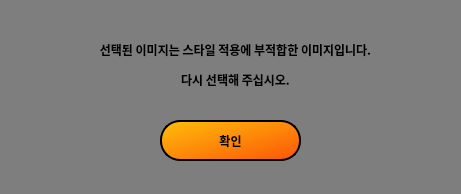
<?xml version="1.0" encoding="UTF-8"?>
<ui version="4.0">
 <class>error1</class>
 <widget class="QWidget" name="error1">
  <property name="geometry">
   <rect>
    <x>0</x>
    <y>0</y>
    <width>461</width>
    <height>194</height>
   </rect>
  </property>
  <property name="windowTitle">
   <string>Error1</string>
  </property>
  <property name="styleSheet">
   <string notr="true">background-color:rgb(126, 126, 126)
</string>
  </property>
  <widget class="QPushButton" name="pushButton">
   <property name="geometry">
    <rect>
     <x>160</x>
     <y>120</y>
     <width>141</width>
     <height>41</height>
    </rect>
   </property>
   <property name="font">
    <font>
     <family>Noto Sans KR</family>
     <weight>75</weight>
     <bold>true</bold>
    </font>
   </property>
   <property name="styleSheet">
    <string notr="true">QPushButton{

	background-color: qlineargradient(spread:pad, x1:0, y1:0, x2:1, y2:1, stop:0 rgba(255, 190, 11, 255), stop:1 rgba(251, 86, 7, 255));
	border-radius: 20px;
	border-style: solid;
	border-width: 1.5px;
	border-color: black;
}
 QPushButton:pressed {
     background-color: rgb(255, 168, 96)
 }</string>
   </property>
   <property name="text">
    <string>확인</string>
   </property>
  </widget>
  <widget class="QLabel" name="label">
   <property name="geometry">
    <rect>
     <x>50</x>
     <y>30</y>
     <width>371</width>
     <height>71</height>
    </rect>
   </property>
   <property name="font">
    <font>
     <family>Noto Sans KR</family>
     <weight>75</weight>
     <bold>true</bold>
    </font>
   </property>
   <property name="text">
    <string>&lt;html&gt;&lt;head/&gt;&lt;body&gt;&lt;p align=&quot;center&quot;&gt;선택된 이미지는 스타일 적용에 부적합한 이미지입니다.&lt;/p&gt;&lt;p align=&quot;center&quot;&gt;다시 선택해 주십시오.&lt;/p&gt;&lt;/body&gt;&lt;/html&gt;</string>
   </property>
  </widget>
  <widget class="QLabel" name="label_2">
   <property name="geometry">
    <rect>
     <x>20</x>
     <y>60</y>
     <width>41</width>
     <height>41</height>
    </rect>
   </property>
   <property name="text">
    <string/>
   </property>
   <property name="pixmap">
    <pixmap>warning.png</pixmap>
   </property>
   <property name="scaledContents">
    <bool>true</bool>
   </property>
  </widget>
 </widget>
 <resources/>
 <connections>
  <connection>
   <sender>pushButton</sender>
   <signal>clicked()</signal>
   <receiver>error1</receiver>
   <slot>okay()</slot>
   <hints>
    <hint type="sourcelabel">
     <x>277</x>
     <y>138</y>
    </hint>
    <hint type="destinationlabel">
     <x>368</x>
     <y>139</y>
    </hint>
   </hints>
  </connection>
 </connections>
 <slots>
  <slot>okay()</slot>
 </slots>
</ui>
